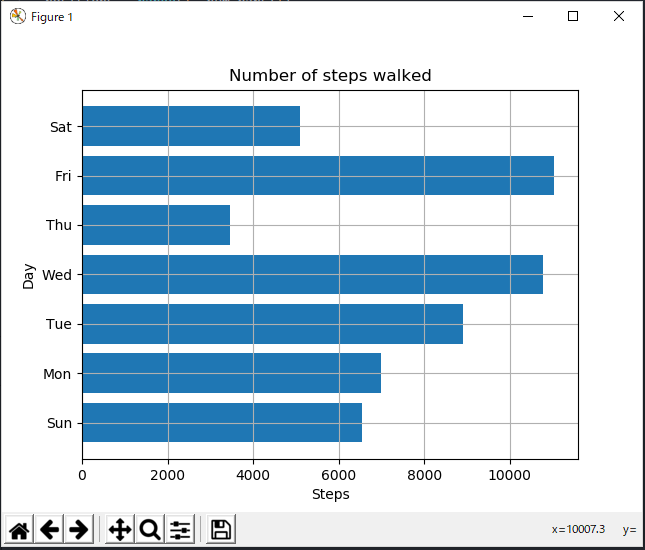

Source code (Python):
import matplotlib.pyplot as plt
steps = [6543, 7000, 8900, 10789, 3467, 11045, 5095]
labels = ['Sun','Mon', 'Tue', 'Wed', 'Thu', 'Fri', 'Sat']
num_bars = len(steps)
positions = range(1, num_bars+1)
plt.barh(positions, steps, align='center')
plt.yticks(positions, labels)
plt.xlabel('Steps')
plt.ylabel('Day')
plt.title('Number of steps walked')
plt.grid()
plt.show()
